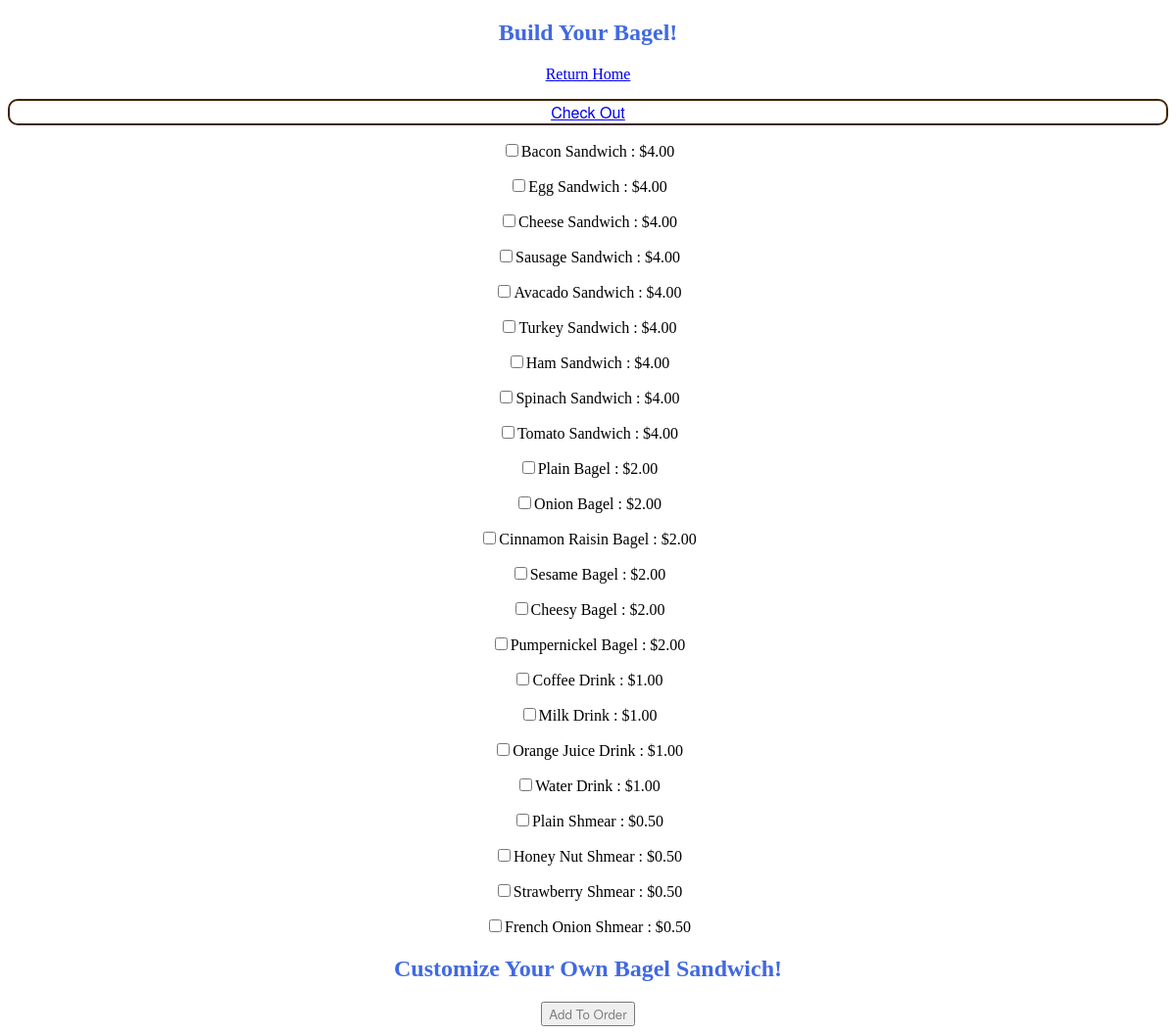
The page /home/build/ on the database as committed earlier.
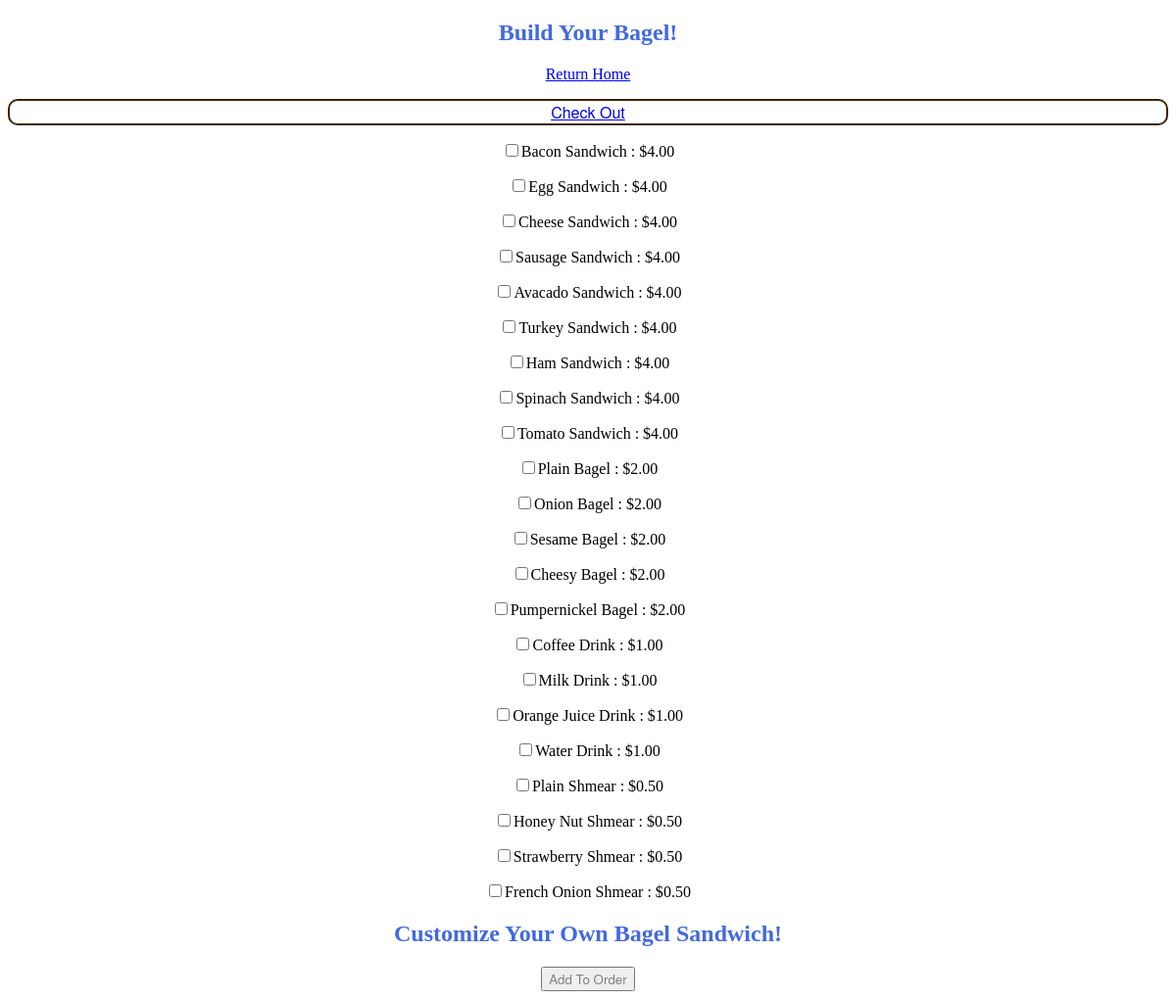
The same page on the database as committed later.
### home/models.py (models this page shows, shortened)
class foodItem(models.Model):
    type = models.CharField(max_length=200)
    sub_type = models.CharField(max_length=200)
    inv_count = models.IntegerField()
    price = models.DecimalField(decimal_places=2,max_digits=10)
    item_id = models.IntegerField(default=random.randint(1000, 140000))
    def __str__(self):
        return self.sub_type

### home/views.py (the view)
# urls.py: path('build/', views.build, name='build'),
def build(request):
    print("Processing Order: ", request.method)
    food_list = foodItem.objects.order_by('-price')
    ingredient_list = Ingredients.objects.all()
    context = {
        'food_list': food_list,
        'ingredient_list': ingredient_list
    }
    if request.method == 'POST':
        form = CheckForm(request.POST)
        if form.is_valid():
            checked = request.POST.getlist('checked')
            ingrChecked = request.POST.getlist('ingrChecked')
            order = request.user.profile.order
            for item in checked:
                currFoodItem = foodItem.objects.get(item_id=item)
                print("CurrFoodItem: ", currFoodItem.type)
                order.bagels.append(currFoodItem)
            sandwich = BagelSandwich()
            for item in ingrChecked:
                currIngr = Ingredients.objects.get(type=item)
                sandwich.addItem(currIngr)
                sandwich.save()
            order.sandwiches.append(sandwich)
            print(order.bagels)
        return redirect('/build')
    else:
        return render(request, 'home/build.html', context)

### home/templates/home/build.html (shortened to what this page needs)
{% load static %}
<!DOCTYPE html>
<html lang="en">
	<head>
		<link href="{% static 'home/style.css' %}" rel="stylesheet">
	</head>
	<body>
		<h2>Build Your Bagel!</h2>
		<div>
			<a href='/home' >Return Home</a>
		</div>
			<p class="brown"><a href="checkout">Check Out</a></p>
			{% if food_list %}
			<form method="post">
				<div>
				{% for foodItem in food_list %}
					<input type="checkbox" class="center" value={{foodItem.item_id}} name="checked" id={{foodItem}}>{{ foodItem.sub_type }} {{foodItem.type}} : ${{foodItem.price}}</input>
				{% endfor %}
				<h2>Customize Your Own Bagel Sandwich!</h2>
					<input type="submit" value="Add To Order" class="menuItem"></input>
				</div>
			</form>
			{% else %}
				<p> No Items Are Available!</p>
			{% endif %}
	</body>
</html>

Rows that differ between the two databases and show on the page:
removed foodItem: sub_type "Cinnamon Raisin", type "Bagel", price "2.00"
